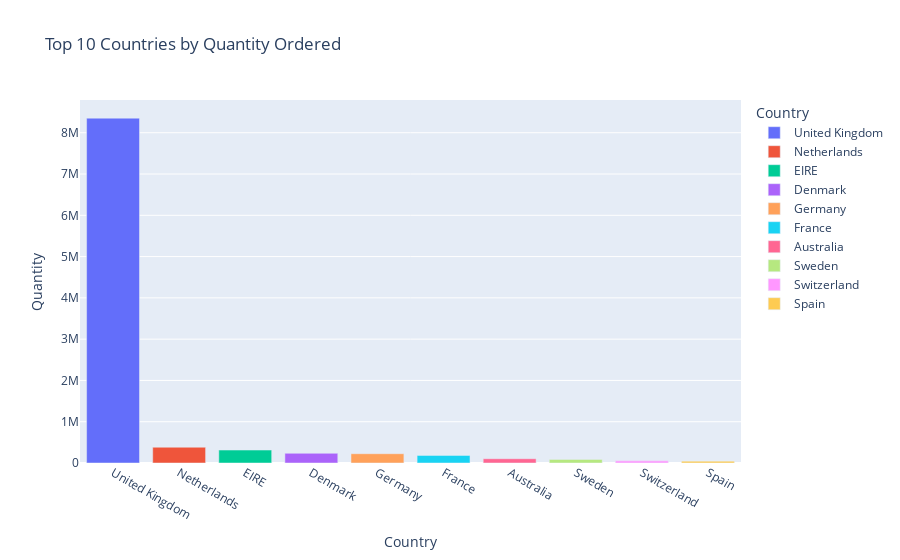

Notebook code for this chart:
### Markdown cell above
As you can see the **United Kingdom** has the max transcations as compared to other countries. The one here to note is that the **"United Kingdom"** is the dominating class in this data which making our data looks kinda imbalanced between major class and the minority class. 

You can cross check the same after de-selecting the **United Kingdom** from the above chart and see how your axis transforms.

### Code cell
data["Quantity"] = pd.to_numeric(data["Quantity"], errors="coerce")

top_countries = (
    data.groupby("Country")["Quantity"]
    .sum()  # sum only the Quantity column
    .sort_values(ascending=False)
    .head(10)
    .reset_index()
)

# Visualize
import plotly.express as px
px.bar(top_countries, x="Country", y="Quantity", color="Country", title="Top 10 Countries by Quantity Ordered")

### Figure 1 — Plotly figure (JSON) as saved in the notebook; plotly's stock layout.template omitted (floating-point values rounded to 4 significant figures)
{"data": [{"alignmentgroup": "True", "hovertemplate": "Country=%{x}<br>Quantity=%{y}<extra></extra>", "legendgroup": "United Kingdom", "marker": {"color": "#636efa", "pattern": {"shape": ""}}, "name": "United Kingdom", "offsetgroup": "United Kingdom", "orientation": "v", "showlegend": true, "textposition": "auto", "type": "bar", "x": ["United Kingdom"], "xaxis": "x", "y": [8353502], "yaxis": "y"}, {"alignmentgroup": "True", "hovertemplate": "Country=%{x}<br>Quantity=%{y}<extra></extra>", "legendgroup": "Netherlands", "marker": {"color": "#EF553B", "pattern": {"shape": ""}}, "name": "Netherlands", "offsetgroup": "Netherlands", "orientation": "v", "showlegend": true, "textposition": "auto", "type": "bar", "x": ["Netherlands"], "xaxis": "x", "y": [381951], "yaxis": "y"}, {"alignmentgroup": "True", "hovertemplate": "Country=%{x}<br>Quantity=%{y}<extra></extra>", "legendgroup": "EIRE", "marker": {"color": "#00cc96", "pattern": {"shape": ""}}, "name": "EIRE", "offsetgroup": "EIRE", "orientation": "v", "showlegend": true, "textposition": "auto", "type": "bar", "x": ["EIRE"], "xaxis": "x", "y": [313373], "yaxis": "y"}, {"alignmentgroup": "True", "hovertemplate": "Country=%{x}<br>Quantity=%{y}<extra></extra>", "legendgroup": "Denmark", "marker": {"color": "#ab63fa", "pattern": {"shape": ""}}, "name": "Denmark", "offsetgroup": "Denmark", "orientation": "v", "showlegend": true, "textposition": "auto", "type": "bar", "x": ["Denmark"], "xaxis": "x", "y": [235218], "yaxis": "y"}, {"alignmentgroup": "True", "hovertemplate": "Country=%{x}<br>Quantity=%{y}<extra></extra>", "legendgroup": "Germany", "marker": {"color": "#FFA15A", "pattern": {"shape": ""}}, "name": "Germany", "offsetgroup": "Germany", "orientation": "v", "showlegend": true, "textposition": "auto", "type": "bar", "x": ["Germany"], "xaxis": "x", "y": [224581], "yaxis": "y"}, {"alignmentgroup": "True", "hovertemplate": "Country=%{x}<br>Quantity=%{y}<extra></extra>", "legendgroup": "France", "marker": {"color": "#19d3f3", "pattern": {"shape": ""}}, "name": "France", "offsetgroup": "France", "orientation": "v", "showlegend": true, "textposition": "auto", "type": "bar", "x": ["France"], "xaxis": "x", "y": [183339], "yaxis": "y"}, {"alignmentgroup": "True", "hovertemplate": "Country=%{x}<br>Quantity=%{y}<extra></extra>", "legendgroup": "Australia", "marker": {"color": "#FF6692", "pattern": {"shape": ""}}, "name": "Australia", "offsetgroup": "Australia", "orientation": "v", "showlegend": true, "textposition": "auto", "type": "bar", "x": ["Australia"], "xaxis": "x", "y": [103706], "yaxis": "y"}, {"alignmentgroup": "True", "hovertemplate": "Country=%{x}<br>Quantity=%{y}<extra></extra>", "legendgroup": "Sweden", "marker": {"color": "#B6E880", "pattern": {"shape": ""}}, "name": "Sweden", "offsetgroup": "Sweden", "orientation": "v", "showlegend": true, "textposition": "auto", "type": "bar", "x": ["Sweden"], "xaxis": "x", "y": [87737], "yaxis": "y"}, {"alignmentgroup": "True", "hovertemplate": "Country=%{x}<br>Quantity=%{y}<extra></extra>", "legendgroup": "Switzerland", "marker": {"color": "#FF97FF", "pattern": {"shape": ""}}, "name": "Switzerland", "offsetgroup": "Switzerland", "orientation": "v", "showlegend": true, "textposition": "auto", "type": "bar", "x": ["Switzerland"], "xaxis": "x", "y": [51831], "yaxis": "y"}, {"alignmentgroup": "True", "hovertemplate": "Country=%{x}<br>Quantity=%{y}<extra></extra>", "legendgroup": "Spain", "marker": {"color": "#FECB52", "pattern": {"shape": ""}}, "name": "Spain", "offsetgroup": "Spain", "orientation": "v", "showlegend": true, "textposition": "auto", "type": "bar", "x": ["Spain"], "xaxis": "x", "y": [45156], "yaxis": "y"}], "layout": {"barmode": "relative", "legend": {"title": {"text": "Country"}, "tracegroupgap": 0}, "title": {"text": "Top 10 Countries by Quantity Ordered"}, "xaxis": {"anchor": "y", "categoryarray": ["United Kingdom", "Netherlands", "EIRE", "Denmark", "Germany", "France", "Australia", "Sweden", "Switzerland", "Spain"], "categoryorder": "array", "domain": [0, 1], "title": {"text": "Country"}}, "yaxis": {"anchor": "x", "domain": [0, 1], "title": {"text": "Quantity"}}}}
